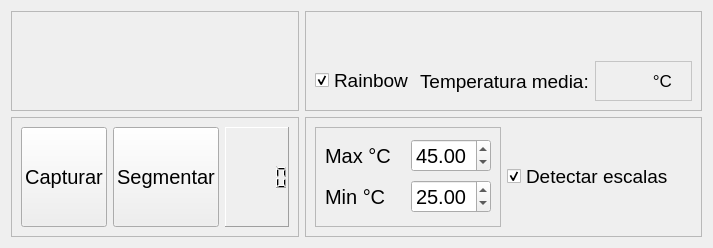
        <widget class="QWidget" name="tab">
         <attribute name="title">
          <string>Captura</string>
         </attribute>
         <layout class="QGridLayout" name="gridLayout_2">
          <item row="1" column="2">
           <widget class="QFrame" name="tempScaleFrame">
            <property name="frameShape">
             <enum>QFrame::StyledPanel</enum>
            </property>
            <property name="frameShadow">
             <enum>QFrame::Raised</enum>
            </property>
            <layout class="QHBoxLayout" name="horizontalLayout_5">
             <item>
              <widget class="QFrame" name="tempFrame">
               <property name="enabled">
                <bool>true</bool>
               </property>
               <property name="frameShape">
                <enum>QFrame::StyledPanel</enum>
               </property>
               <property name="frameShadow">
                <enum>QFrame::Raised</enum>
               </property>
               <layout class="QGridLayout" name="gridLayout">
                <item row="0" column="0">
                 <widget class="QLabel" name="maxLabel">
                  <property name="font">
                   <font>
                    <pointsize>15</pointsize>
                   </font>
                  </property>
                  <property name="text">
                   <string>Max °C</string>
                  </property>
                 </widget>
                </item>
                <item row="0" column="1">
                 <widget class="QDoubleSpinBox" name="maxSpinBox">
                  <property name="enabled">
                   <bool>true</bool>
                  </property>
                  <property name="font">
                   <font>
                    <pointsize>15</pointsize>
                   </font>
                  </property>
                  <property name="value">
                   <double>45.000000000000000</double>
                  </property>
                 </widget>
                </item>
                <item row="1" column="0">
                 <widget class="QLabel" name="minLabel">
                  <property name="font">
                   <font>
                    <pointsize>15</pointsize>
                   </font>
                  </property>
                  <property name="text">
                   <string>Min °C</string>
                  </property>
                 </widget>
                </item>
                <item row="1" column="1">
                 <widget class="QDoubleSpinBox" name="minSpinBox">
                  <property name="enabled">
                   <bool>true</bool>
                  </property>
                  <property name="font">
                   <font>
                    <pointsize>15</pointsize>
                   </font>
                  </property>
                  <property name="value">
                   <double>25.000000000000000</double>
                  </property>
                 </widget>
                </item>
               </layout>
              </widget>
             </item>
             <item>
              <widget class="QCheckBox" name="autoScaleCheckBox">
               <property name="font">
                <font>
                 <pointsize>14</pointsize>
                </font>
               </property>
               <property name="text">
                <string>Detectar escalas</string>
               </property>
               <property name="checked">
                <bool>true</bool>
               </property>
              </widget>
             </item>
            </layout>
           </widget>
          </item>
          <item row="0" column="2">
           <widget class="QFrame" name="frame_6">
            <property name="frameShape">
             <enum>QFrame::StyledPanel</enum>
            </property>
            <property name="frameShadow">
             <enum>QFrame::Raised</enum>
            </property>
            <layout class="QVBoxLayout" name="verticalLayout_4" stretch="1,0">
             <item>
              <layout class="QVBoxLayout" name="verticalLayout_3" stretch="0,0">
               <item>
                <widget class="QLabel" name="outputImg">
                 <property name="text">
                  <string/>
                 </property>
                 <property name="pixmap">
                  <pixmap>../../../../.designer/backup/ice.png</pixmap>
                 </property>
                 <property name="scaledContents">
                  <bool>true</bool>
                 </property>
                </widget>
               </item>
               <item>
                <widget class="QLabel" name="imgName">
                 <property name="maximumSize">
                  <size>
                   <width>16777215</width>
                   <height>50</height>
                  </size>
                 </property>
                 <property name="text">
                  <string/>
                 </property>
                </widget>
               </item>
              </layout>
             </item>
             <item>
              <layout class="QHBoxLayout" name="horizontalLayout_4">
               <item>
                <widget class="QCheckBox" name="rainbowCheckBox">
                 <property name="font">
                  <font>
                   <pointsize>14</pointsize>
                  </font>
                 </property>
                 <property name="text">
                  <string>Rainbow</string>
                 </property>
                 <property name="checked">
                  <bool>true</bool>
                 </property>
                </widget>
               </item>
               <item>
                <widget class="QLabel" name="label_7">
                 <property name="font">
                  <font>
                   <pointsize>14</pointsize>
                  </font>
                 </property>
                 <property name="text">
                  <string>Temperatura media:</string>
                 </property>
                </widget>
               </item>
               <item>
                <widget class="QFrame" name="temperatureFrame">
                 <property name="palette">
                  <palette>
                   <active>
                    <colorrole role="WindowText">
                     <brush brushstyle="SolidPattern">
                      <color alpha="255">
                       <red>0</red>
                       <green>0</green>
                       <blue>0</blue>
                      </color>
                     </brush>
                    </colorrole>
                    <colorrole role="Button">
                     <brush brushstyle="SolidPattern">
                      <color alpha="255">
                       <red>255</red>
                       <green>255</green>
                       <blue>255</blue>
                      </color>
                     </brush>
                    </colorrole>
                    <colorrole role="Light">
                     <brush brushstyle="SolidPattern">
                      <color alpha="255">
                       <red>255</red>
                       <green>255</green>
                       <blue>255</blue>
                      </color>
                     </brush>
                    </colorrole>
                    <colorrole role="Midlight">
                     <brush brushstyle="SolidPattern">
                      <color alpha="255">
                       <red>245</red>
                       <green>255</green>
                       <blue>245</blue>
                      </color>
                     </brush>
                    </colorrole>
                    <colorrole role="Dark">
                     <brush brushstyle="SolidPattern">
                      <color alpha="255">
                       <red>118</red>
                       <green>127</green>
                       <blue>118</blue>
                      </color>
                     </brush>
                    </colorrole>
                    <colorrole role="Mid">
                     <brush brushstyle="SolidPattern">
                      <color alpha="255">
                       <red>157</red>
                       <green>170</green>
                       <blue>157</blue>
                      </color>
                     </brush>
                    </colorrole>
                    <colorrole role="Text">
                     <brush brushstyle="SolidPattern">
                      <color alpha="255">
                       <red>0</red>
                       <green>0</green>
                       <blue>0</blue>
                      </color>
                     </brush>
                    </colorrole>
                    <colorrole role="BrightText">
                     <brush brushstyle="SolidPattern">
                      <color alpha="255">
                       <red>255</red>
                       <green>255</green>
                       <blue>255</blue>
                      </color>
                     </brush>
                    </colorrole>
                    <colorrole role="ButtonText">
                     <brush brushstyle="SolidPattern">
                      <color alpha="255">
                       <red>0</red>
                       <green>0</green>
                       <blue>0</blue>
                      </color>
                     </brush>
                    </colorrole>
                    <colorrole role="Base">
                     <brush brushstyle="SolidPattern">
                      <color alpha="255">
                       <red>255</red>
                       <green>255</green>
                       <blue>255</blue>
                      </color>
                     </brush>
                    </colorrole>
                    <colorrole role="Window">
                     <brush brushstyle="SolidPattern">
                      <color alpha="255">
                       <red>255</red>
                       <green>255</green>
                       <blue>255</blue>
                      </color>
                     </brush>
                    </colorrole>
                    <colorrole role="Shadow">
                     <brush brushstyle="SolidPattern">
                      <color alpha="255">
                       <red>0</red>
                       <green>0</green>
                       <blue>0</blue>
                      </color>
                     </brush>
                    </colorrole>
                    <colorrole role="Highlight">
                     <brush brushstyle="SolidPattern">
                      <color alpha="255">
                       <red>106</red>
                       <green>213</green>
                       <blue>255</blue>
                      </color>
                     </brush>
                    </colorrole>
                    <colorrole role="AlternateBase">
                     <brush brushstyle="SolidPattern">
                      <color alpha="255">
                       <red>245</red>
                       <green>255</green>
                       <blue>245</blue>
                      </color>
                     </brush>
                    </colorrole>
                    <colorrole role="ToolTipBase">
                     <brush brushstyle="SolidPattern">
                      <color alpha="255">
                       <red>255</red>
                       <green>255</green>
                       <blue>220</blue>
                      </color>
                     </brush>
                    </colorrole>
                    <colorrole role="ToolTipText">
                     <brush brushstyle="SolidPattern">
                      <color alpha="255">
                       <red>0</red>
                       <green>0</green>
                       <blue>0</blue>
                      </color>
                     </brush>
                    </colorrole>
                    <colorrole role="PlaceholderText">
                     <brush brushstyle="SolidPattern">
                      <color alpha="128">
                       <red>0</red>
                       <green>0</green>
                       <blue>0</blue>
                      </color>
                     </brush>
                    </colorrole>
                   </active>
                   <inactive>
                    <colorrole role="WindowText">
                     <brush brushstyle="SolidPattern">
                      <color alpha="255">
                       <red>0</red>
                       <green>0</green>
                       <blue>0</blue>
                      </color>
                     </brush>
                    </colorrole>
                    <colorrole role="Button">
                     <brush brushstyle="SolidPattern">
                      <color alpha="255">
                       <red>255</red>
                       <green>255</green>
                       <blue>255</blue>
                      </color>
                     </brush>
                    </colorrole>
                    <colorrole role="Light">
                     <brush brushstyle="SolidPattern">
                      <color alpha="255">
                       <red>255</red>
                       <green>255</green>
                       <blue>255</blue>
                      </color>
                     </brush>
                    </colorrole>
                    <colorrole role="Midlight">
                     <brush brushstyle="SolidPattern">
                      <color alpha="255">
                       <red>245</red>
                       <green>255</green>
                       <blue>245</blue>
                      </color>
                     </brush>
                    </colorrole>
                    <colorrole role="Dark">
                     <brush brushstyle="SolidPattern">
                      <color alpha="255">
                       <red>118</red>
                       <green>127</green>
                       <blue>118</blue>
                      </color>
                     </brush>
                    </colorrole>
                    <colorrole role="Mid">
                     <brush brushstyle="SolidPattern">
                      <color alpha="255">
                       <red>157</red>
                       <green>170</green>
                       <blue>157</blue>
                      </color>
                     </brush>
                    </colorrole>
                    <colorrole role="Text">
                     <brush brushstyle="SolidPattern">
                      <color alpha="255">
                       <red>0</red>
                       <green>0</green>
                       <blue>0</blue>
                      </color>
                     </brush>
                    </colorrole>
                    <colorrole role="BrightText">
                     <brush brushstyle="SolidPattern">
                      <color alpha="255">
                       <red>255</red>
                       <green>255</green>
                       <blue>255</blue>
                      </color>
                     </brush>
                    </colorrole>
                    <colorrole role="ButtonText">
                     <brush brushstyle="SolidPattern">
                      <color alpha="255">
                       <red>0</red>
                       <green>0</green>
                       <blue>0</blue>
                      </color>
                     </brush>
                    </colorrole>
                    <colorrole role="Base">
                     <brush brushstyle="SolidPattern">
                      <color alpha="255">
                       <red>255</red>
                       <green>255</green>
                       <blue>255</blue>
                      </color>
                     </brush>
                    </colorrole>
                    <colorrole role="Window">
                     <brush brushstyle="SolidPattern">
                      <color alpha="255">
                       <red>255</red>
                       <green>255</green>
                       <blue>255</blue>
                      </color>
                     </brush>
                    </colorrole>
                    <colorrole role="Shadow">
                     <brush brushstyle="SolidPattern">
                      <color alpha="255">
                       <red>0</red>
                       <green>0</green>
                       <blue>0</blue>
                      </color>
                     </brush>
                    </colorrole>
                    <colorrole role="Highlight">
                     <brush brushstyle="SolidPattern">
                      <color alpha="255">
                       <red>106</red>
                       <green>213</green>
                       <blue>255</blue>
                      </color>
                     </brush>
                    </colorrole>
                    <colorrole role="AlternateBase">
                     <brush brushstyle="SolidPattern">
                      <color alpha="255">
                       <red>245</red>
                       <green>255</green>
                       <blue>245</blue>
                      </color>
                     </brush>
                    </colorrole>
                    <colorrole role="ToolTipBase">
                     <brush brushstyle="SolidPattern">
                      <color alpha="255">
                       <red>255</red>
                       <green>255</green>
                       <blue>220</blue>
                      </color>
                     </brush>
                    </colorrole>
                    <colorrole role="ToolTipText">
                     <brush brushstyle="SolidPattern">
                      <color alpha="255">
                       <red>0</red>
                       <green>0</green>
                       <blue>0</blue>
                      </color>
                     </brush>
                    </colorrole>
                    <colorrole role="PlaceholderText">
                     <brush brushstyle="SolidPattern">
                      <color alpha="128">
                       <red>0</red>
                       <green>0</green>
                       <blue>0</blue>
                      </color>
                     </brush>
                    </colorrole>
                   </inactive>
                   <disabled>
                    <colorrole role="WindowText">
                     <brush brushstyle="SolidPattern">
                      <color alpha="255">
                       <red>118</red>
                       <green>127</green>
                       <blue>118</blue>
                      </color>
                     </brush>
                    </colorrole>
                    <colorrole role="Button">
                     <brush brushstyle="SolidPattern">
                      <color alpha="255">
                       <red>255</red>
                       <green>255</green>
                       <blue>255</blue>
                      </color>
                     </brush>
                    </colorrole>
                    <colorrole role="Light">
                     <brush brushstyle="SolidPattern">
                      <color alpha="255">
                       <red>255</red>
                       <green>255</green>
                       <blue>255</blue>
                      </color>
                     </brush>
                    </colorrole>
                    <colorrole role="Midlight">
                     <brush brushstyle="SolidPattern">
                      <color alpha="255">
                       <red>245</red>
                       <green>255</green>
                       <blue>245</blue>
                      </color>
                     </brush>
                    </colorrole>
                    <colorrole role="Dark">
                     <brush brushstyle="SolidPattern">
                      <color alpha="255">
                       <red>118</red>
                       <green>127</green>
                       <blue>118</blue>
                      </color>
                     </brush>
                    </colorrole>
                    <colorrole role="Mid">
                     <brush brushstyle="SolidPattern">
                      <color alpha="255">
                       <red>157</red>
                       <green>170</green>
                       <blue>157</blue>
                      </color>
                     </brush>
                    </colorrole>
                    <colorrole role="Text">
                     <brush brushstyle="SolidPattern">
                      <color alpha="255">
                       <red>118</red>
                       <green>127</green>
                       <blue>118</blue>
                      </color>
                     </brush>
                    </colorrole>
                    <colorrole role="BrightText">
                     <brush brushstyle="SolidPattern">
                      <color alpha="255">
                       <red>255</red>
                       <green>255</green>
                       <blue>255</blue>
                      </color>
                     </brush>
                    </colorrole>
                    <colorrole role="ButtonText">
                     <brush brushstyle="SolidPattern">
                      <color alpha="255">
                       <red>118</red>
                       <green>127</green>
                       <blue>118</blue>
                      </color>
                     </brush>
                    </colorrole>
                    <colorrole role="Base">
                     <brush brushstyle="SolidPattern">
                      <color alpha="255">
                       <red>255</red>
                       <green>255</green>
                       <blue>255</blue>
                      </color>
                     </brush>
                    </colorrole>
                    <colorrole role="Window">
                     <brush brushstyle="SolidPattern">
                      <color alpha="255">
                       <red>255</red>
                       <green>255</green>
                       <blue>255</blue>
                      </color>
                     </brush>
                    </colorrole>
                    <colorrole role="Shadow">
                     <brush brushstyle="SolidPattern">
                      <color alpha="255">
                       <red>0</red>
                       <green>0</green>
                       <blue>0</blue>
                      </color>
                     </brush>
                    </colorrole>
                    <colorrole role="Highlight">
                     <brush brushstyle="SolidPattern">
                      <color alpha="255">
                       <red>106</red>
                       <green>213</green>
                       <blue>255</blue>
                      </color>
                     </brush>
                    </colorrole>
                    <colorrole role="AlternateBase">
                     <brush brushstyle="SolidPattern">
                      <color alpha="255">
                       <red>236</red>
                       <green>255</green>
                       <blue>236</blue>
                      </color>
                     </brush>
                    </colorrole>
                    <colorrole role="ToolTipBase">
                     <brush brushstyle="SolidPattern">
                      <color alpha="255">
                       <red>255</red>
                       <green>255</green>
                       <blue>220</blue>
                      </color>
                     </brush>
                    </colorrole>
                    <colorrole role="ToolTipText">
                     <brush brushstyle="SolidPattern">
                      <color alpha="255">
                       <red>0</red>
                       <green>0</green>
                       <blue>0</blue>
                      </color>
                     </brush>
                    </colorrole>
                    <colorrole role="PlaceholderText">
                     <brush brushstyle="SolidPattern">
                      <color alpha="128">
                       <red>0</red>
                       <green>0</green>
                       <blue>0</blue>
                      </color>
                     </brush>
                    </colorrole>
                   </disabled>
                  </palette>
                 </property>
                 <property name="frameShape">
                  <enum>QFrame::StyledPanel</enum>
                 </property>
                 <property name="frameShadow">
                  <enum>QFrame::Raised</enum>
                 </property>
                 <layout class="QHBoxLayout" name="horizontalLayout_3">
                  <item>
                   <widget class="QLabel" name="temperatureLabel">
                    <property name="font">
                     <font>
                      <pointsize>13</pointsize>
                     </font>
                    </property>
                    <property name="text">
                     <string>          °C</string>
                    </property>
                    <property name="alignment">
                     <set>Qt::AlignRight|Qt::AlignTrailing|Qt::AlignVCenter</set>
                    </property>
                    <property name="margin">
                     <number>0</number>
                    </property>
                    <property name="indent">
                     <number>10</number>
                    </property>
                   </widget>
                  </item>
                 </layout>
                </widget>
               </item>
              </layout>
             </item>
            </layout>
           </widget>
          </item>
          <item row="1" column="0" colspan="2">
           <widget class="QFrame" name="sessionFrame">
            <property name="frameShape">
             <enum>QFrame::StyledPanel</enum>
            </property>
            <property name="frameShadow">
             <enum>QFrame::Raised</enum>
            </property>
            <layout class="QHBoxLayout" name="horizontalLayout_6">
             <item>
              <widget class="QPushButton" name="captureButton">
               <property name="minimumSize">
                <size>
                 <width>0</width>
                 <height>100</height>
                </size>
               </property>
               <property name="font">
                <font>
                 <pointsize>15</pointsize>
                </font>
               </property>
               <property name="text">
                <string>Capturar</string>
               </property>
              </widget>
             </item>
             <item>
              <widget class="QPushButton" name="segButton">
               <property name="minimumSize">
                <size>
                 <width>0</width>
                 <height>100</height>
                </size>
               </property>
               <property name="font">
                <font>
                 <pointsize>15</pointsize>
                </font>
               </property>
               <property name="text">
                <string>Segmentar</string>
               </property>
               <property name="shortcut">
                <string>Ctrl+F</string>
               </property>
              </widget>
             </item>
             <item>
              <widget class="QLCDNumber" name="lcdNumber">
               <property name="minimumSize">
                <size>
                 <width>0</width>
                 <height>100</height>
                </size>
               </property>
               <property name="font">
                <font>
                 <pointsize>20</pointsize>
                 <weight>75</weight>
                 <bold>true</bold>
                </font>
               </property>
               <property name="frameShape">
                <enum>QFrame::Panel</enum>
               </property>
              </widget>
             </item>
            </layout>
           </widget>
          </item>
          <item row="0" column="0" colspan="2">
           <widget class="QFrame" name="frame_2">
            <property name="frameShape">
             <enum>QFrame::StyledPanel</enum>
            </property>
            <property name="frameShadow">
             <enum>QFrame::Raised</enum>
            </property>
            <layout class="QVBoxLayout" name="verticalLayout_5">
             <item>
              <widget class="QLabel" name="inputImg">
               <property name="text">
                <string/>
               </property>
               <property name="pixmap">
                <pixmap>../../../../.designer/backup/ice.png</pixmap>
               </property>
               <property name="scaledContents">
                <bool>true</bool>
               </property>
               <property name="alignment">
                <set>Qt::AlignCenter</set>
               </property>
              </widget>
             </item>
            </layout>
           </widget>
          </item>
         </layout>
         <zorder>sessionFrame</zorder>
         <zorder>frame_2</zorder>
         <zorder>frame_6</zorder>
         <zorder>tempScaleFrame</zorder>
        </widget>
